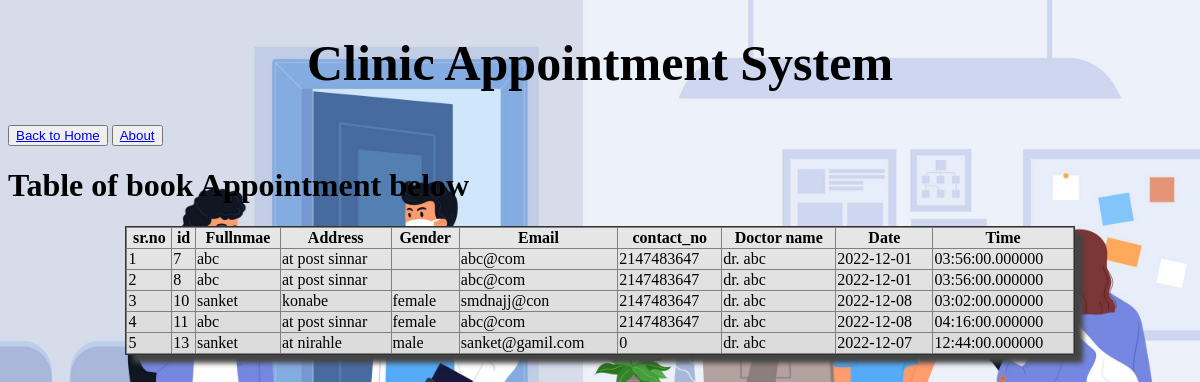
Screenshot of /Appointment_history.php with the database file from the repository.
### tables this page shows
CREATE TABLE `users` (
  `id` int(200) NOT NULL,
  `fullname` varchar(30) NOT NULL,
  `address` varchar(50) NOT NULL,
  `gender` varchar(225) NOT NULL,
  `Email` varchar(225) NOT NULL,
  `contact_no` int(10) NOT NULL,
  `Doctor` varchar(20) NOT NULL,
  `Date` date NOT NULL,
  `Time` time(6) NOT NULL
);

### Appointment_history.php (the view, shortened to what this page needs)
<?php
include('include/config.php');
?>
<!DOCTYPE html>
<html>
	<head>
</head>
<body>
<center><h1 style="font-size: 50px;"aling="center">Clinic Appointment System</h1></center>
			<button><a href="home1.html">Back to Home</a></button>
			<button><a href="about">About</a></button>
				<br>
				<h1>Table of book Appointment below</h1>
				<center>
									<div class="shadowbox">
									<table border=1px>
										<thead>
											<tr>
												<th aling="center">sr.no</th>
												<th>id</th>
												<th> Fullnmae</th>
												<th>Address</th>
												<th>Gender</th>
												<th> Email</th>
												<th> contact_no</th>
												<th>Doctor name </th>
												<th>Date</th>
												<th>Time</th>
											</tr>
										</thead>
										<tbody>
 <?php
$sql=mysqli_query($con,"SELECT * FROM `users` WHERE 1");
$cont=1;
while($row=mysqli_fetch_array($sql))
{
?>
											<tr>
												<td><?php echo $cont?></td>
												<td ><?php echo $row['id'];?></td>
												<td><?php echo $row['fullname'];?></td>
												<td><?php echo $row['address'];?></td>
												<td><?php echo $row['gender'];?> </td>
												<td><?php echo $row['Email'];?></td>
                                                <td><?php echo $row['contact_no'];?></td>
                                                <td><?php echo $row['Doctor'];?></td>
												<td><?php echo $row['Date'];?></td>
                                                <td><?php echo $row['Time'];?></td>
											</tr><?php $cont=$cont+1;
}
?>
										</tbody>
</table>
</div>
</center>
	</body>
</html>

### Appointment_history.php (style rules this page uses)
body { background-image: url('images/add.jpg'); background-repeat: no-repeat; background-attachment: fixed; background-size: cover; }
table { border-collapse:collapse; width:100%; }
.shadowbox { width: 80%; border: 1px solid #333; box-shadow: 8px 8px 5px #444; background-size: cover; background-attachment: fixed; background-size: cover; background-image: linear-gradient(180deg, #fff, #ddd 40%, #ccc); }

### rows the page displays
users: id "7", fullname "abc", address "at post sinnar", Email "abc@com", contact_no "2147483647", Doctor "dr. abc", Date "2022-12-01", Time "03:56:00.000000"
users: id "8", fullname "abc", address "at post sinnar", Email "abc@com", contact_no "2147483647", Doctor "dr. abc", Date "2022-12-01", Time "03:56:00.000000"
users: id "10", fullname "sanket", address "konabe", gender "female", Email "smdnajj@con", contact_no "2147483647", Doctor "dr. abc", Date "2022-12-08", Time "03:02:00.000000"
users: id "11", fullname "abc", address "at post sinnar", gender "female", Email "abc@com", contact_no "2147483647", Doctor "dr. abc", Date "2022-12-08", Time "04:16:00.000000"
users: id "13", fullname "sanket", address "at nirahle", gender "male", Email "sanket@gamil.com", contact_no "0", Doctor "dr. abc", Date "2022-12-07", Time "12:44:00.000000"
